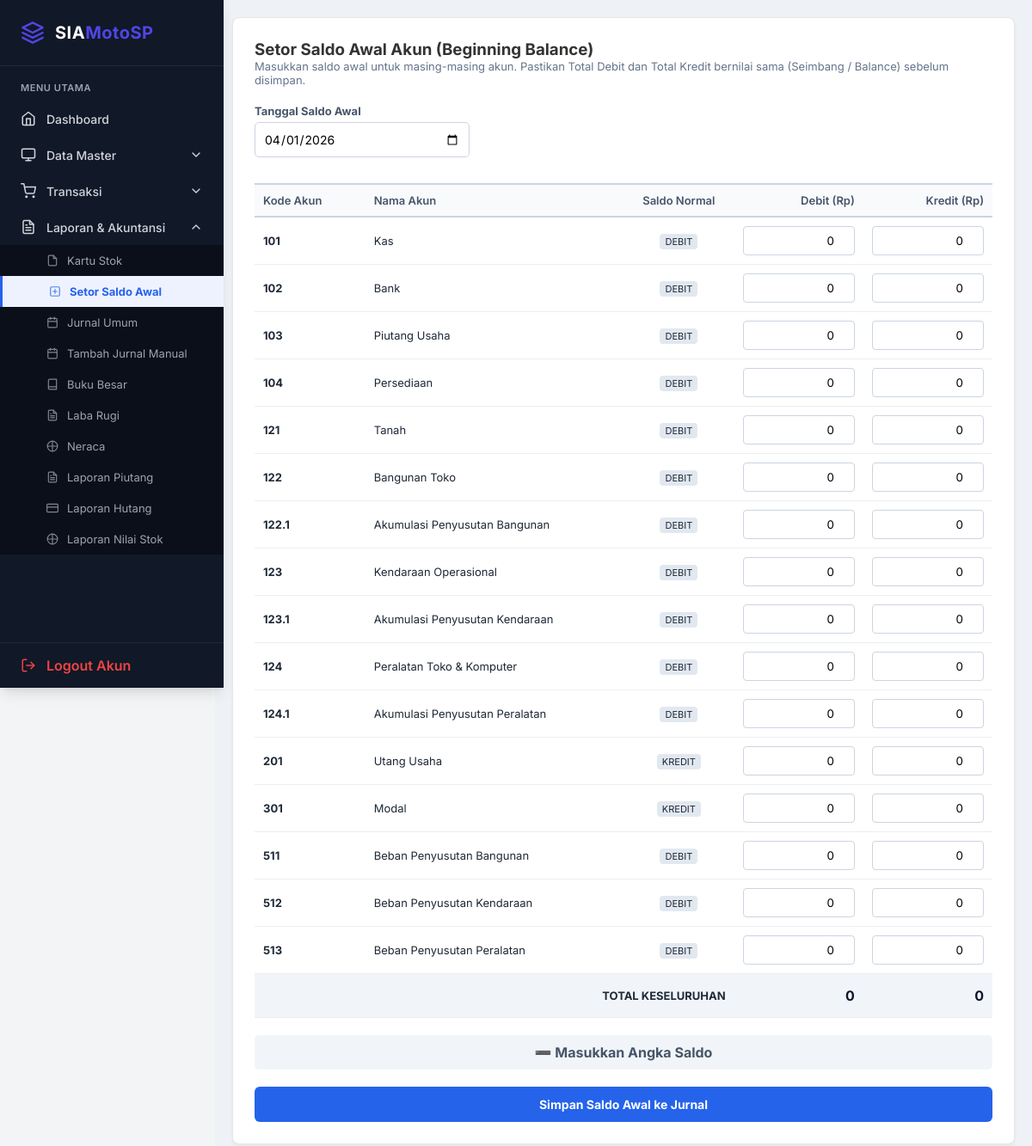
Screenshot of /saldo_awal.php (signed in) with the database file from the repository.
### tables this page shows
CREATE TABLE `tb_akun` (
  `id` int NOT NULL,
  `kode_akun` varchar(20) NOT NULL,
  `nama_akun` varchar(100) NOT NULL,
  `kategori` enum('aset','liabilitas','modal','pendapatan','beban','hpp') NOT NULL,
  `saldo_normal` enum('debit','kredit') NOT NULL,
  `saldo_awal` decimal(15,2) DEFAULT '0.00',
  `tanggal_saldo_awal` date DEFAULT NULL
);

### saldo_awal.php (the view, shortened to what this page needs)
<?php
include "config/db.php";
$qAkun = mysqli_query($conn, "
    SELECT * FROM tb_akun
    WHERE kategori IN ('Aset', 'Harta', 'Liabilitas', 'Hutang', 'Kewajiban', 'Ekuitas', 'Modal')
    ORDER BY kode_akun ASC
");
?>
<!DOCTYPE html>
<html>
<head>
<link rel="stylesheet" href="inc/style.css">
</head>
<body>
<?php include "sidebar.php"; ?>
<div class="content">
    <div class="card">
        <h3>Setor Saldo Awal Akun (Beginning Balance)</h3>
        <p class="desc">Masukkan saldo awal untuk masing-masing akun. Pastikan Total Debit dan Total Kredit bernilai sama (Seimbang / Balance) sebelum disimpan.</p>
        <form method="POST" action="saldo_awal_proses.php">
            <label>Tanggal Saldo Awal</label>
            <input type="date" name="tanggal" value="<?= date('Y-m-01') ?>" required>
            <table>
                <thead>
                    <tr>
                        <th style="width: 15%;">Kode Akun</th>
                        <th style="width: 35%;">Nama Akun</th>
                        <th class="center" style="width: 15%;">Saldo Normal</th>
                        <th style="width: 17.5%; text-align: right;">Debit (Rp)</th>
                        <th style="width: 17.5%; text-align: right;">Kredit (Rp)</th>
                    </tr>
                </thead>
                <tbody>
                    <?php while($a = mysqli_fetch_assoc($qAkun)): ?>
                    <tr>
                        <td><strong><?= isset($a['kode_akun']) ? $a['kode_akun'] : '-' ?></strong></td>
                        <td>
                            <?= htmlspecialchars($a['nama_akun']) ?>
                        </td>
                        <td class="center">
                            <span style="font-size: 11px; padding: 2px 6px; background: #e2e8f0; border-radius: 4px;">
                                <?= isset($a['saldo_normal']) ? strtoupper($a['saldo_normal']) : 'DEBIT' ?>
                            </span>
                        </td>
                        <td>
                            <input type="number" name="debit[]" class="input-debit" value="0" min="0" onkeyup="hitungTotal()" onchange="hitungTotal()">
                        </td>
                        <td>
                            <input type="number" name="kredit[]" class="input-kredit" value="0" min="0" onkeyup="hitungTotal()" onchange="hitungTotal()">
                        </td>
                    </tr>
                    <?php endwhile; ?>
                    <tr class="total-row">
                        <td colspan="3" style="text-align: right; padding: 15px 10px;">TOTAL KESELURUHAN</td>
                        <td class="total-val" id="total_debit">0</td>
                        <td class="total-val" id="total_kredit">0</td>
                    </tr>
                </tbody>
            </table>
            <div id="status-balance" style="background: #fef2f2; color: #ef4444;">❌ Belum Balance</div>
            <br>
            <button type="submit" class="btn-simpan" id="btnSimpan">Simpan Saldo Awal ke Jurnal</button>
        </form>
    </div>
</div>
</body>
</html>

### inc/style.css (style rules this page uses)
:root { --primary: #4F46E5; --primary-hover: #4338CA; --success: #10B981; --danger: #EF4444; --bg-light: #F3F4F6; --sidebar-bg: #111827; --sidebar-text: #D1D5DB; --sidebar-hover: #1F2937; --card-bg: #FFFFFF; --text-main: #1F2937; --text-muted: #6B7280; --border: #E5E7EB; --shadow-sm: 0 1px 2px 0 rgba(0, 0, 0, 0.05); --shadow-md: 0 4px 6px -1px rgba(0, 0, 0, 0.1), 0 2px 4px -1px rgba(0, 0, 0, 0.06); --shadow-lg: 0 10px 15px -3px rgba(0, 0, 0, 0.1), 0 4px 6px -2px rgba(0, 0, 0, 0.05); }
* { margin: 0; padding: 0; box-sizing: border-box; font-family: 'Inter', sans-serif; }
body { background-color: var(--bg-light); color: var(--text-main); display: flex; min-height: 100vh; }
.content { padding: 32px; flex: 1; }
.card { background: var(--card-bg); border-radius: 12px; padding: 24px; box-shadow: var(--shadow-md); border: 1px solid var(--border); transition: transform 0.2s ease, box-shadow 0.2s ease; }

### saldo_awal.php (style rules this page uses)
.content { margin-left:250px; padding:20px; background:#eef1f5; min-height:100vh; }
.card { background:#fff; border-radius:8px; padding:25px; box-shadow: 0 2px 4px rgba(0,0,0,0.05); }
h3 { margin-top:0; color:#333; }
p.desc { font-size: 13px; color: #64748b; margin-bottom: 20px; }
label { font-size:13px; font-weight: bold; color: #475569; display: block; margin-bottom: 5px; }
input[type="date"] { padding: 10px; border: 1px solid #cbd5e1; border-radius: 5px; font-size: 14px; margin-bottom: 20px; width: 250px; }
table { width:100%; border-collapse:collapse; margin-top:10px; margin-bottom: 20px; }
th, td { padding:10px; border-bottom:1px solid #eee; font-size:13px; text-align: left; vertical-align: middle; }
th { background:#f8fafc; color: #475569; font-weight: 600; border-top: 2px solid #cbd5e1; border-bottom: 2px solid #cbd5e1; }
td.center, th.center { text-align: center; }
input[type="number"] { width: 100%; padding: 8px; border: 1px solid #cbd5e1; border-radius: 4px; box-sizing: border-box; text-align: right; }
.btn-simpan { background:#2563eb; color:#fff; padding:12px 25px; border:none; border-radius:6px; font-weight:bold; cursor:pointer; font-size: 14px; width: 100%; }
.total-row { font-weight: bold; background: #f1f5f9; }
.total-val { font-size: 16px; color: #0f172a; text-align: right; padding: 15px 10px; }
#status-balance { text-align: center; padding: 10px; font-weight: bold; margin-top: 10px; border-radius: 5px; }

### rows the page displays
tb_akun: kode_akun "101", nama_akun "Kas", saldo_normal "DEBIT"
tb_akun: kode_akun "102", nama_akun "Bank", saldo_normal "DEBIT"
tb_akun: kode_akun "103", nama_akun "Piutang Usaha", saldo_normal "DEBIT"
tb_akun: kode_akun "104", nama_akun "Persediaan", saldo_normal "DEBIT"
tb_akun: kode_akun "121", nama_akun "Tanah", saldo_normal "DEBIT"
tb_akun: kode_akun "122", nama_akun "Bangunan Toko", saldo_normal "DEBIT"
tb_akun: kode_akun "122.1", nama_akun "Akumulasi Penyusutan Bangunan", saldo_normal "DEBIT"
tb_akun: kode_akun "123", nama_akun "Kendaraan Operasional", saldo_normal "DEBIT"
tb_akun: kode_akun "123.1", nama_akun "Akumulasi Penyusutan Kendaraan", saldo_normal "DEBIT"
tb_akun: kode_akun "124", nama_akun "Peralatan Toko & Komputer", saldo_normal "DEBIT"
tb_akun: kode_akun "124.1", nama_akun "Akumulasi Penyusutan Peralatan", saldo_normal "DEBIT"
tb_akun: kode_akun "201", nama_akun "Utang Usaha", saldo_normal "KREDIT"
tb_akun: kode_akun "301", nama_akun "Modal", saldo_normal "KREDIT"
tb_akun: kode_akun "511", nama_akun "Beban Penyusutan Bangunan", saldo_normal "DEBIT"
tb_akun: kode_akun "512", nama_akun "Beban Penyusutan Kendaraan", saldo_normal "DEBIT"
tb_akun: kode_akun "513", nama_akun "Beban Penyusutan Peralatan", saldo_normal "DEBIT"
